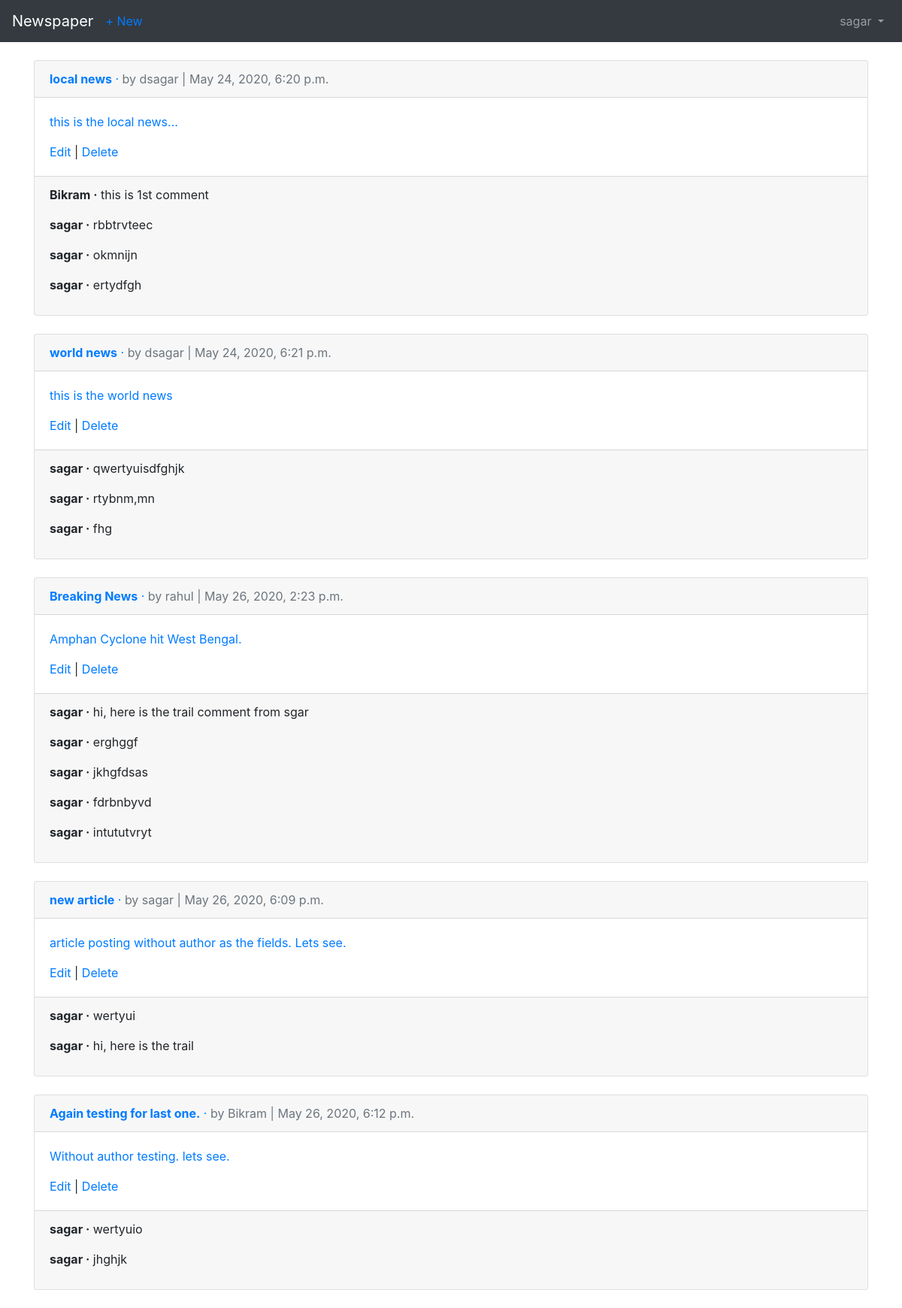
/articles/ (signed in), run on an earlier commit of the app's database.
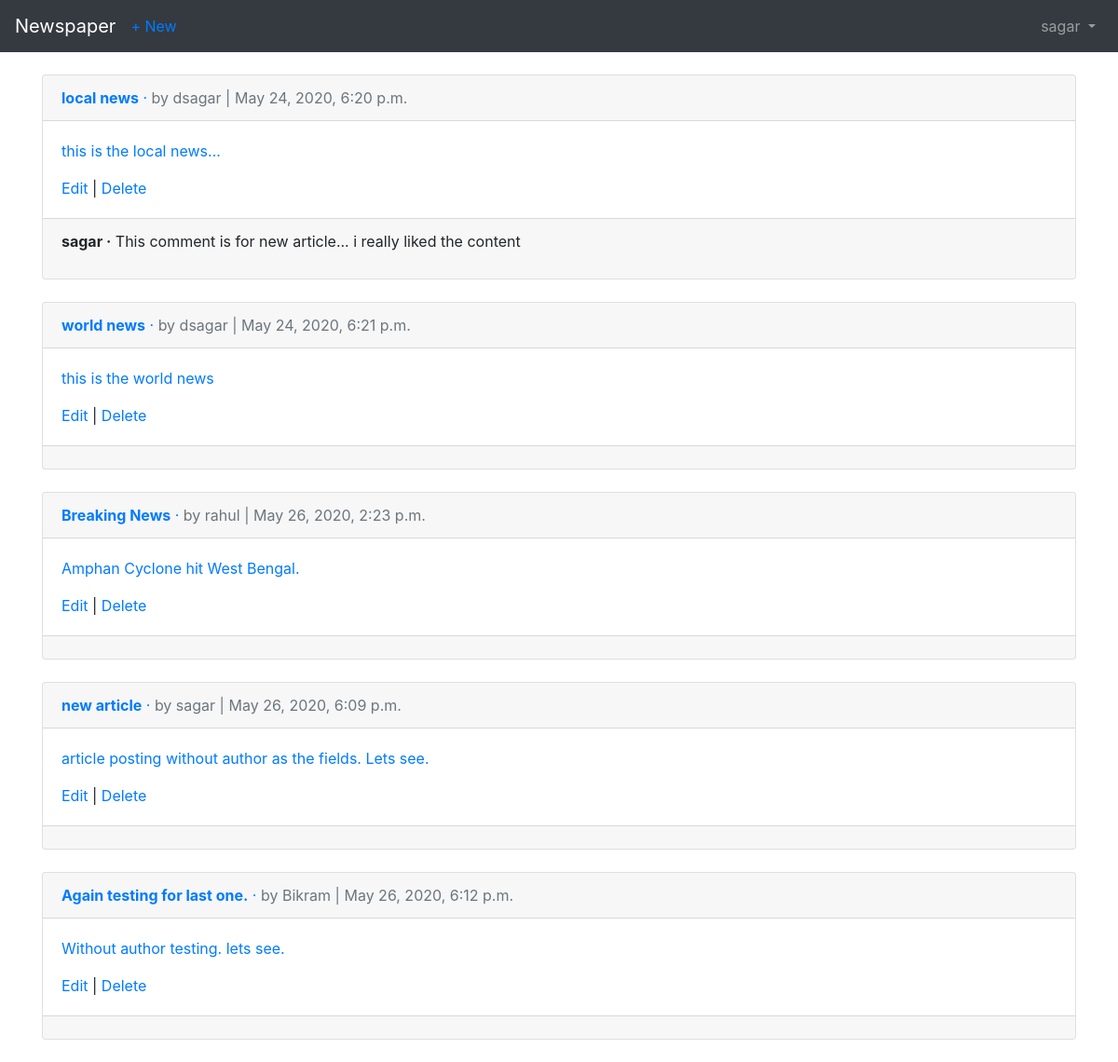
And on a later commit of the database.
### users/models.py (models this page shows)
class CustomUser(AbstractUser):
	age = models.PositiveIntegerField(null = True, blank = True)

### articles/models.py (models this page shows, shortened)
class Article(models.Model):
	title = models.CharField(max_length = 255)
	body = models.TextField()
	date = models.DateTimeField(auto_now_add = True)
	author = models.ForeignKey(get_user_model(), on_delete = models.CASCADE)

class Comment(models.Model):
	comment = models.CharField(max_length = 140)
	article = models.ForeignKey(Article, on_delete = models.CASCADE, related_name = 'comments',)
	author = models.ForeignKey(get_user_model(), on_delete = models.CASCADE)
	def __str__(self):
		return self.comment

### articles/views.py (the view)
# urls.py: path('',ArticleListView.as_view(), name = 'article_list'),
class ArticleListView(LoginRequiredMixin, ListView):
	template_name = 'article_list.html'
	model = Article
	login_url = 'login'

### templates/article_list.html (shortened to what this page needs)
{% extends 'base.html' %}
{% block content %}
	{% for article in object_list %}
		<div class="card">
			<div>
				<a href="{% url 'article_detail' article.pk %}">
				<div class="card-header">
					<span class="font-weight-bold">{{ article.title }}</span> &middot;
					<span class="text-muted">by {{ article.author }} | {{ article.date }}</span>
				</div>
				<div class="card-body">
					<p>{{ article.body }}</p>
					<a href="{% url 'article_edit' article.pk %}">Edit</a> |
					<a href="{% url 'article_delete' article.pk %}">Delete</a>
				</div>
			</div>
			<div class="card-footer">
				{% for comment in article.comments.all %}
					<p>
						<span class="font-weight-bold">{{ comment.author }} &middot;</span>
						{{ comment }}
					</p>
				{% endfor %}
			</div>
		</div>
	<br/>
	{% endfor %}
{% endblock content %}

### templates/base.html (shortened to what this page needs)
<!doctype html>
<html lang="en">
<head>
<link rel="stylesheet"
href="https://stackpath.bootstrapcdn.com/bootstrap/4.1.3/css/\
bootstrap.min.css"
integrity="sha384-MCw98/SFnGE8fJT3GXwEOngsV7Zt27NXFoaoApmYm81iuXoPkFOJwJ8ERdknLPMO"
crossorigin="anonymous">
</head>
<body>
	<nav class="navbar navbar-expand-md navbar-dark bg-dark mb-4">
		<a class="navbar-brand" href="{% url 'home' %}">Newspaper</a>
		{% if user.is_authenticated %}
			<ul class="navbar-nav mr-auto">
			<li class="nav-item"><a href="{% url 'article_new' %}">+ New</a></li>
			</ul>
		{% endif %}
	<div class="collapse navbar-collapse" id="navbarCollapse">
	{% if user.is_authenticated %}
		<ul class="navbar-nav ml-auto">
			<li class="nav-item">
				<a class="nav-link dropdown-toggle" href="#" id="userMenu"
				data-toggle="dropdown" aria-haspopup="true"
				aria-expanded="false">
					{{ user.username }}
				</a>
			</li>
		</ul>
	{% endif %}
		</div>
	</nav>
	<div class="container">
		{% block content %}
		{% endblock content %}
	</div>
	</body>
</html>

What changed in the data, as far as the page shows it:
removed Comment: author "Bikram", comment "this is 1st comment", shown under Article "local news"
removed Comment: author "sagar", comment "rbbtrvteec", shown under Article "local news"
removed Comment: author "sagar", comment "okmnijn", shown under Article "local news"
removed Comment: author "sagar", comment "ertydfgh", shown under Article "local news"
removed Comment: author "sagar", comment "qwertyuisdfghjk", shown under Article "world news"
removed Comment: author "sagar", comment "rtybnm,mn", shown under Article "world news"
removed Comment: author "sagar", comment "fhg", shown under Article "world news"
removed Comment: author "sagar", comment "hi, here is the trail comment from sgar", shown under Article "Breaking News"
removed Comment: author "sagar", comment "erghggf", shown under Article "Breaking News"
removed Comment: author "sagar", comment "jkhgfdsas", shown under Article "Breaking News"
removed Comment: author "sagar", comment "fdrbnbyvd", shown under Article "Breaking News"
removed Comment: author "sagar", comment "intututvryt", shown under Article "Breaking News"
removed Comment: author "sagar", comment "wertyui", shown under Article "new article"
removed Comment: author "sagar", comment "hi, here is the trail", shown under Article "new article"
removed Comment: author "sagar", comment "wertyuio", shown under Article "Again testing for last one."
removed Comment: author "sagar", comment "jhghjk", shown under Article "Again testing for last one."
added Comment: author "sagar", comment "This comment is for new article... i really liked the content", shown under Article "local news"
